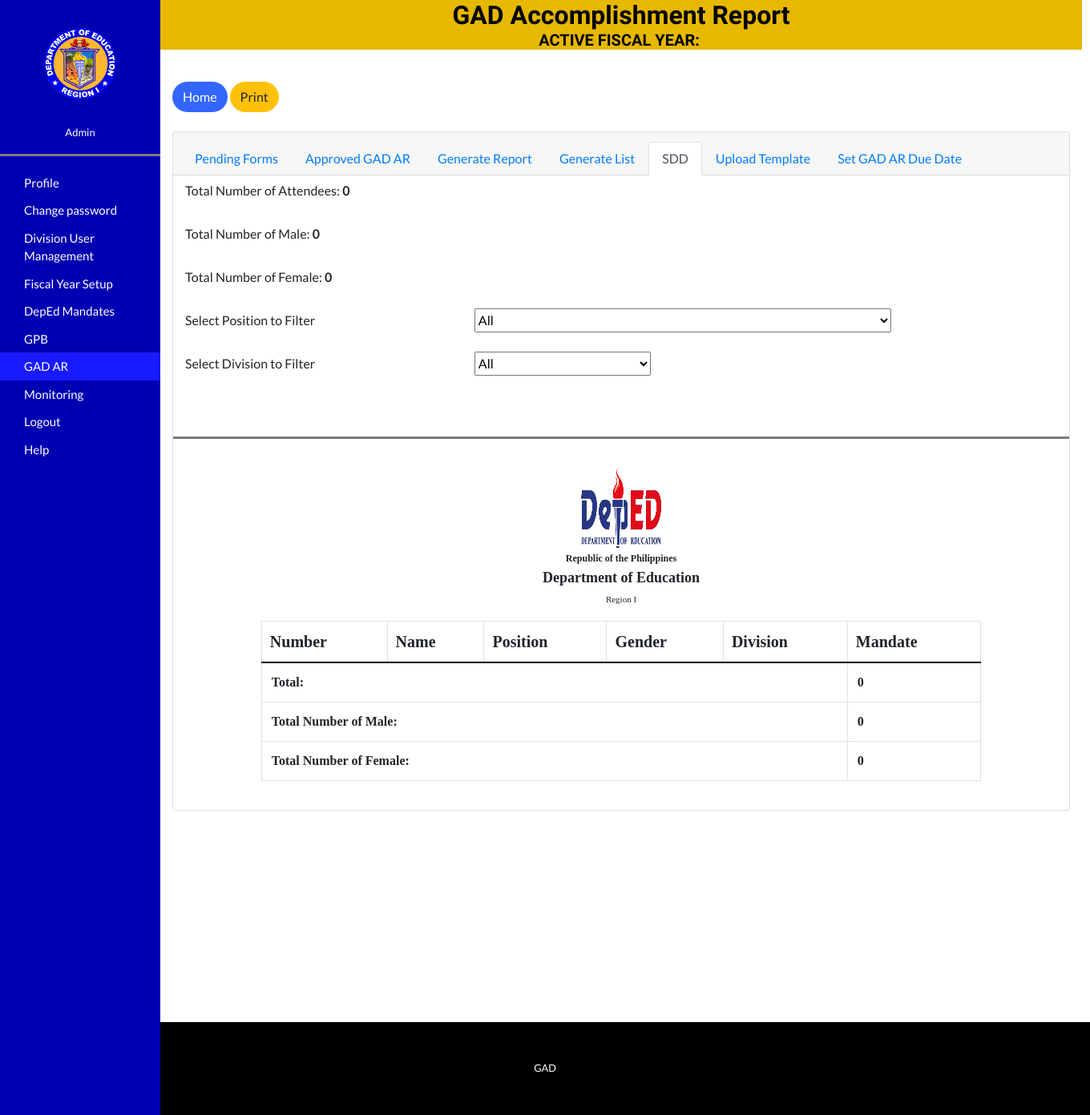
Page /Regional/viewpersonnels.php (signed in) on the earlier database version.
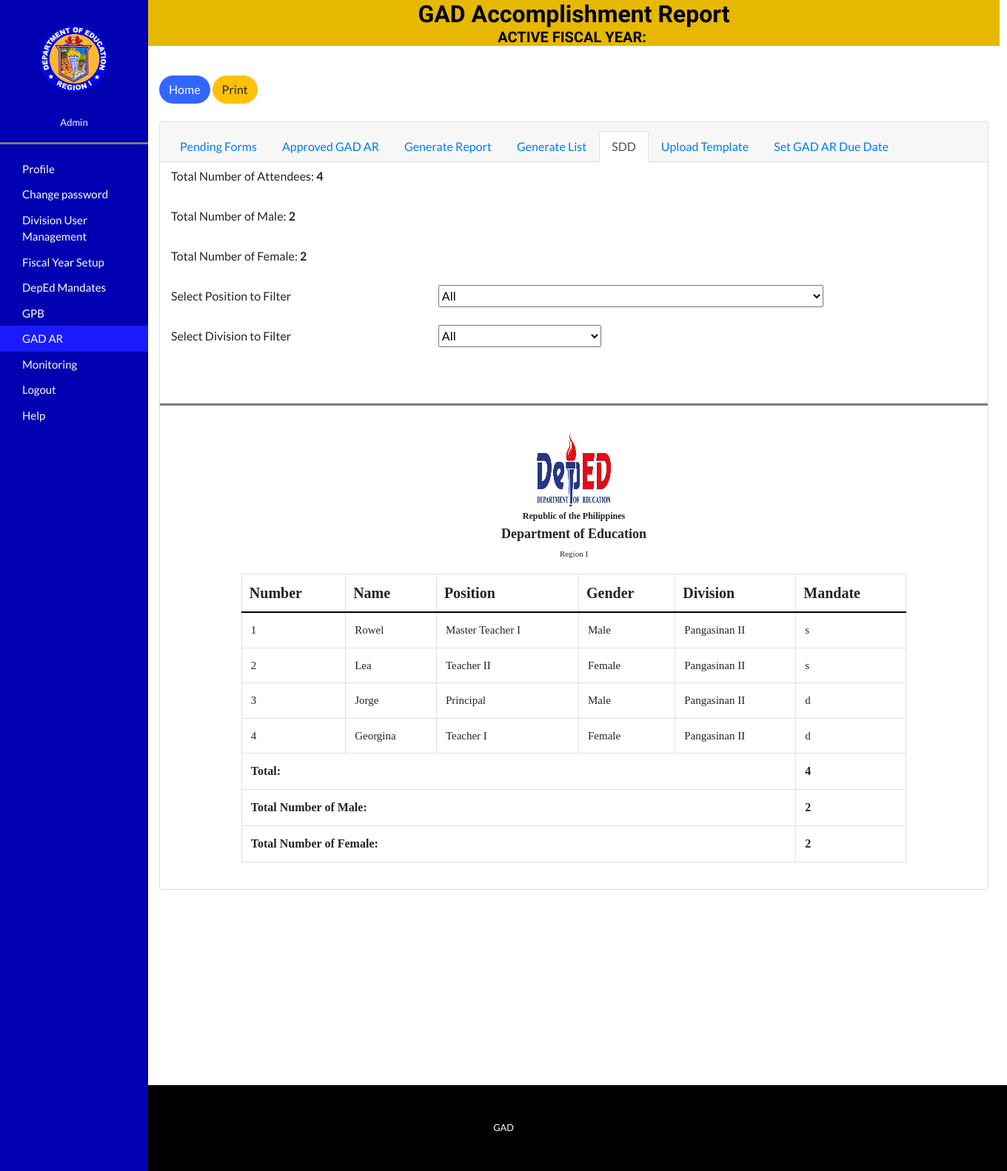
Same page on the later database version.
### tables this page shows
CREATE TABLE `attendees` (
  `id` int(11) NOT NULL AUTO_INCREMENT,
  `name` varchar(500) NOT NULL,
  `position` varchar(500) NOT NULL,
  `gender` varchar(100) NOT NULL,
  `division` varchar(100) NOT NULL,
  `date_sub` datetime NOT NULL DEFAULT current_timestamp(),
  `mandate` varchar(500) NOT NULL,
  PRIMARY KEY (`id`)
);

### Regional/viewpersonnels.php (the view, shortened to what the changed rows need)
<?php session_start();
  require('../connect.php');
$query_at = mysqli_query($conn,"SELECT * FROM attendees ORDER BY id");
$query_male = mysqli_query($conn,"SELECT * FROM attendees WHERE gender='Male'");
$query_female = mysqli_query($conn,"SELECT * FROM attendees WHERE gender='Female'");
?>
<!DOCTYPE html>
<html lang="en">
  <head>
    <link href="vendor/bootstrap/css/bootstrap.min.css" rel="stylesheet">
    <link href="css/one-page-wonder.min.css" rel="stylesheet">
  </head>
  <body>
    <div class="container-fluid">
    <div class="row flex-nowrap">
        <div class="main">
 <center><h2 style="color: black; background-color: #e6b800;">GAD Accomplishment Report <br> <p style="font-size: 20px;">ACTIVE FISCAL YEAR:&nbsp;<?php echo $_SESSION['code']; ?></p></h2></center>
 <br>
<div class="container-fluid">
  <br><br>
<div class="d-flex justify-content-center">
    <fieldset>
  <div class="row">
    <div class="container-fluid">
<div class="card" style="width: 70rem;">
    <div class="mb-3">
      <label  class="col-sm-4 col-form-label">Total Number of Attendees: <b><?php echo mysqli_num_rows($query_at); ?></b></label>
    </div>
    <div class="mb-3">
      <label  class="col-sm-4 col-form-label">Total Number of Male: <b><?php echo mysqli_num_rows($query_male); ?></b></label>
    </div>
    <div class="mb-3">
      <label  class="col-sm-4 col-form-label">Total Number of Female: <b><?php echo mysqli_num_rows($query_female); ?></b></label>
    </div>
  <div class="card-body" id="invoice">
    <center>
    <table class="table table-bordered col-sm-10"  id="table_gad">
        <tr>
            <th style='padding: 10px; border-bottom: 2px solid black; font-size: 20px;' class="fonts-fam">Number</th>
            <th style='padding: 10px; border-bottom: 2px solid black; font-size: 20px;' class="fonts-fam">Name</th>
            <th style='padding: 10px; border-bottom: 2px solid black; font-size: 20px;' class="fonts-fam">Position</th>
            <th style='padding: 10px; border-bottom: 2px solid black; font-size: 20px;' class="fonts-fam">Gender</th>
            <th style='padding: 10px; border-bottom: 2px solid black; font-size: 20px;' class="fonts-fam">Division</th>
            <th style='padding: 10px; border-bottom: 2px solid black; font-size: 20px;' class="fonts-fam">Mandate</th>
          </tr>
          <?php
            $count=1;
            while($row = mysqli_fetch_assoc($query_at)){
              echo "<tr>";
              echo "<td style='font-size: 15px' class='fonts-fam'>".$count."</td>";
              echo "<td style='font-size: 15px' class='fonts-fam'>".$row['name']."</td>";
              echo "<td style='font-size: 15px' class='fonts-fam'>".$row['position']."</td>";
              echo "<td style='font-size: 15px' class='fonts-fam'>".$row['gender']."</td>";
              echo "<td style='font-size: 15px' class='fonts-fam'>".$row['division']."</td>";
              echo "<td style='font-size: 15px' class='fonts-fam'>".$row['mandate']."</td>";
              echo "</tr>";
              $count++;
            }
          ?>
          <tr>
            <td class="fonts-fam"><b><?php echo mysqli_num_rows($query_at); ?></b></td>
          </tr>
          <tr>
             <td class="fonts-fam"><b><?php echo mysqli_num_rows($query_male); ?></b></td>
          </tr>
           <tr>
             <td class="fonts-fam"><b><?php echo mysqli_num_rows($query_female); ?></b></td>
          </tr>
      </table></center>
  </div>
  </div>
</div>
   </div>
 </fieldset>
</div>
</div>
</div>
  </div>
   </div>
<br><br><br><br><br><br><br><br><br><br><br>
</body>
</html>

Differences in the rows shown:
added attendees: name "Rowel", position "Master Teacher I", gender "Male", division "Pangasinan II", mandate "s"
added attendees: name "Lea", position "Teacher II", gender "Female", division "Pangasinan II", mandate "s"
added attendees: name "Jorge", position "Principal", gender "Male", division "Pangasinan II", mandate "d"
added attendees: name "Georgina", position "Teacher I", gender "Female", division "Pangasinan II", mandate "d"
Other differences:
mysqli_num_rows($query_at): "0" → "4"
mysqli_num_rows($query_male): "0" → "2"
mysqli_num_rows($query_female): "0" → "2"
